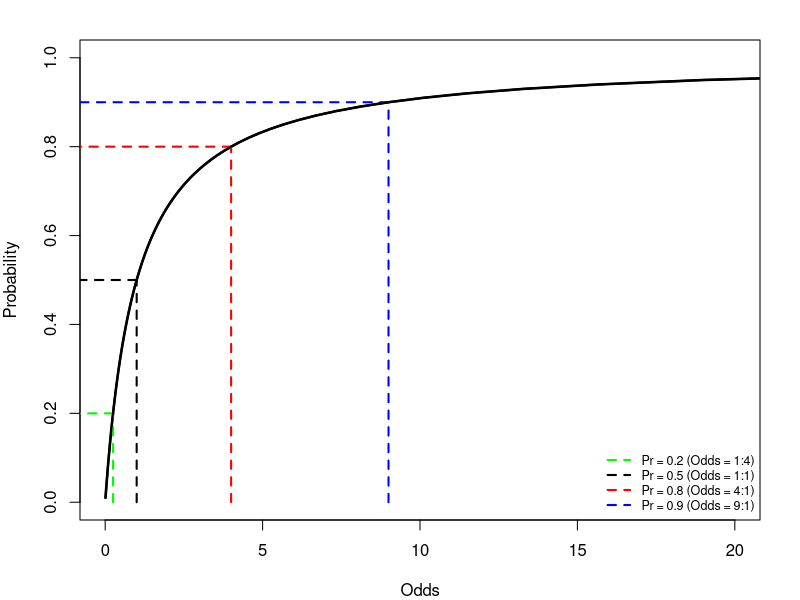
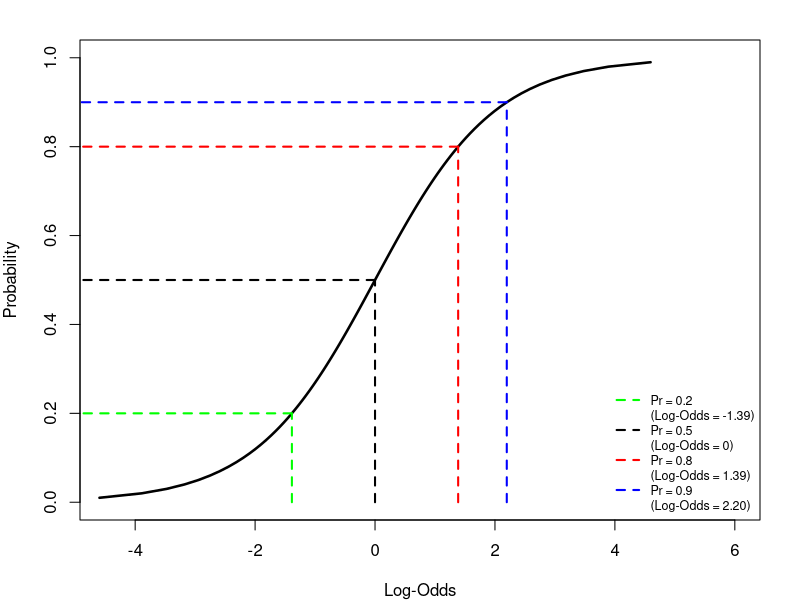
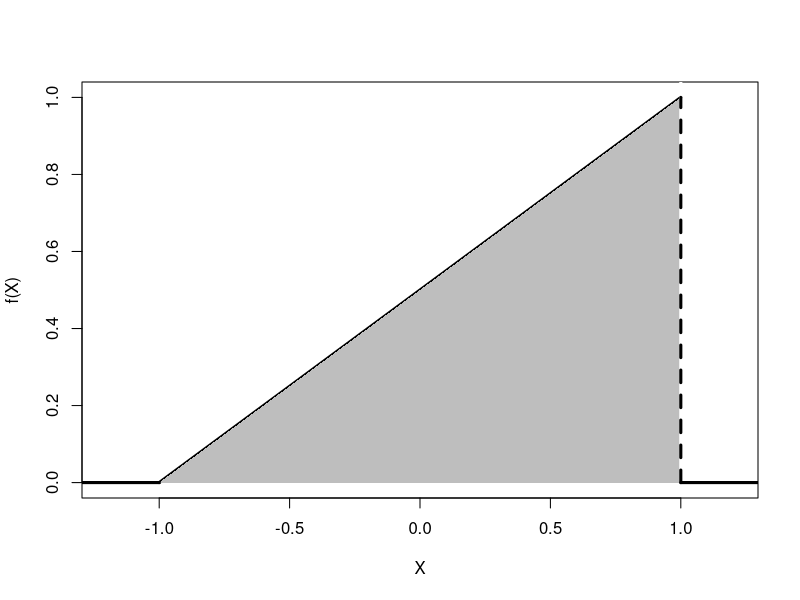
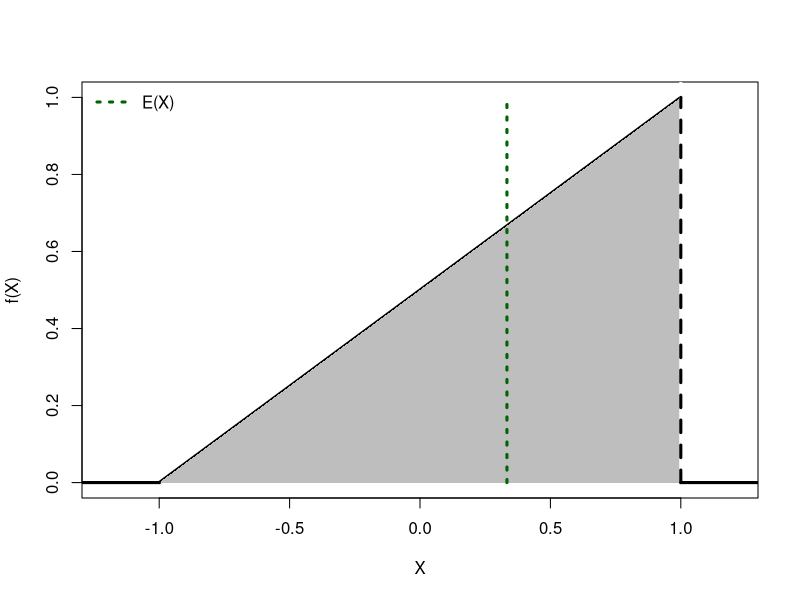
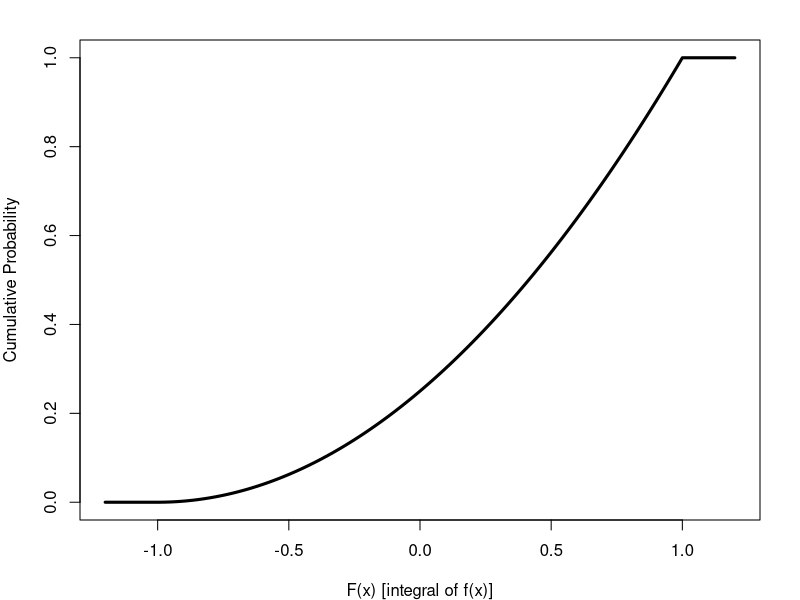

Generate these figures, in order, with R:
#-=-=-=-=-=-=-=-=-=-=-=-=-=-=-=-=-=-=-=-=-=-=-=-=-=-=-=-=-=
# Preliminaries                                        ####
#
# PLSC 502 -- Fall 2024
#
# Day Five materials...
#-=-=-=-=-=-=-=-=-=-=-=-=-=-=-=-=-=-=-=-=-=-=-=-=-=-=-=-=-=
#
# There isn't much here in the "preliminaries" part... we
# only need a couple packages, and we won't even use them
# until next week. (Today is basically a lot of math.)
# 
# options(repos = c(
#   raphaels1 = 'https://raphaels1.r-universe.dev',
#   CRAN = 'https://cloud.r-project.org'))
# install.packages('distr6')
# library(distr6)
#
# Also: you *should* set your working directory here:
#
# setwd("~/Dropbox/PLSC 502") # <-- or whatever...
#
#-=-=-=-=-=-=-=-=-=-=-=-=-=-=-=-=-=-=-=-=-=-=-=-=-=-=-=-=-=
# Probability...                                       ####
#
# Odds plots:

Pr<-seq(0.01,0.99,by=0.01)
Odds<-Pr / (1-Pr)

# Some things for the plots:

spots<-c(20,50,80,90)
lc<-c("green","black","red","blue")

# Plot: Probability and Odds:

pdf("ProbabilityAndOddsR.pdf",6,5)
par(mar=c(4,4,2,2))
plot(Odds,Pr,t="l",lwd=2.5,xlim=c(0,20),ylim=c(0,1),
     ylab="Probability")
for (i in 1:length(spots)) {
  segments(Odds[spots[i]],0,Odds[spots[i]],Pr[spots[i]],lty=2,lwd=2,
           col=lc[i])
  segments(Odds[spots[i]],Pr[spots[i]],-1,Pr[spots[i]],lty=2,lwd=2,
           col=lc[i])
}
legend("bottomright",bty="n",lwd=2,lty=2,col=lc,cex=0.75,
       legend=c("Pr = 0.2 (Odds = 1:4)",
                "Pr = 0.5 (Odds = 1:1)",
                "Pr = 0.8 (Odds = 4:1)",
                "Pr = 0.9 (Odds = 9:1)"))
lines(Odds,Pr,lwd=2,col="black")
dev.off()

# Log-Odds:

LogOdds<-log(Odds)

pdf("ProbAndLogOddsR.pdf",6,5)
par(mar=c(4,4,2,2))
plot(LogOdds,Pr,t="l",lwd=2.5,ylim=c(0,1),xlab="Log-Odds",
     ylab="Probability",xlim=c(-4.5,6))
for (i in 1:length(spots)) {
  segments(LogOdds[spots[i]],0,LogOdds[spots[i]],Pr[spots[i]],
           lty=2,lwd=2,col=lc[i])
  segments(LogOdds[spots[i]],Pr[spots[i]],-5,Pr[spots[i]],
           lty=2,lwd=2,col=lc[i])
}
legend("bottomright",bty="n",lwd=c(2,NA,2,NA,2,NA,2,NA),lty=2,
       col=rep(lc,each=2),cex=0.75,
       legend=c("Pr = 0.2",
                "(Log-Odds = -1.39)",
                "Pr = 0.5",
                "(Log-Odds = 0)",
                "Pr = 0.8",
                "(Log-Odds = 1.39)",
                "Pr = 0.9",
                "(Log-Odds = 2.20)"))
dev.off()

#-=-=-=-=-=-=-=-=-=-=-=-=-=-=-=-=-=-=-=-=-=-=-=-=-=-=-=-=-=
# Random variables...                                  ####
#
# Plot for the little hypothetical PDF:

x <- seq(-1,1,by=0.01)
fx <- 0.5*(x+1)
xcoord<-c(-1,1)

pdf("ASimplePDF-R.pdf",6,5)
plot(x,fx,t="l",lwd=3,xlab="X",ylab="f(X)",xlim=c(-1.2,1.2))
polygon(c(-1,1,1,-1),c(0,1,0,0),col="grey",border=NA)
segments(-1.4,0,-1,0,lwd=3)
segments(1,0,1,4,0,lwd=3)
segments(1,0,1,1,lwd=3,lty=2)
segments(1,0,1.4,0,lwd=3)
dev.off()

# Another one:

pdf("ASimplePDF-2-R.pdf",6,5)
plot(x,fx,t="l",lwd=3,xlab="X",ylab="f(X)",xlim=c(-1.2,1.2))
polygon(c(-1,1,1,-1),c(0,1,0,0),col="grey",border=NA)
segments(-1.4,0,-1,0,lwd=3)
segments(1,0,1,4,0,lwd=3)
segments(1,0,1,1,lwd=3,lty=2)
segments(1,0,1.4,0,lwd=3)
segments(1/3,0,1/3,1,lwd=3,lty=3,col="darkgreen")
legend("topleft",bty="n",lwd=3,lty=3,col="darkgreen",
       legend=c("E(X)")) 
dev.off()

# CDF (calculated):

FX <- 0.5* (0.5 * (x)^2 + (x)) + 0.25

# CDF (numerically):

integrand <- function(x) {(x+1)/2}
altFX <- numeric(201)
for(i in 1:201) {
  altFX[i] <- integrate(integrand,-1,x[i])$value
}

# Fix for plotting:

FX<-c(0,FX)
FX<-c(FX,1)
x<-c(-1.2,x)
x<-c(x,1.2)

# Plot the CDF:

pdf("ExampleCDF-R.pdf",6,5)
par(mar=c(4,4,2,2))
plot(x,FX,t="l",lwd=3,xlab="F(x) [integral of f(x)]",
     ylab="Cumulative Probability")
dev.off()

# fin

#-=-=-=-=-=-=-=-=-=-=-=-=-=-=-=-=-=-=-=-=-=-=-=-=-=-=-=-=-=
